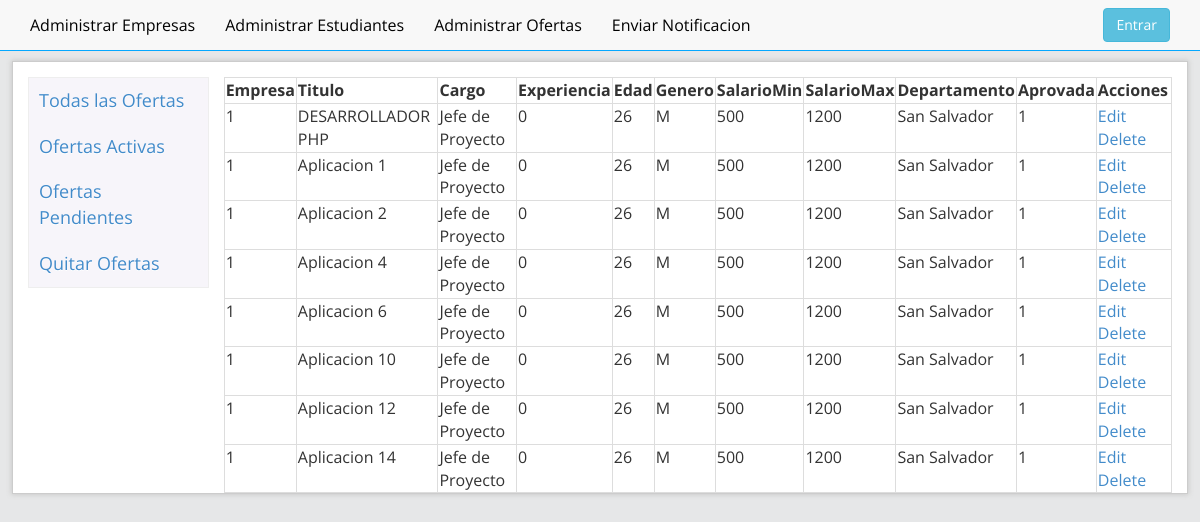
Page /admin/ofertas.php?id=activas on the earlier database version.
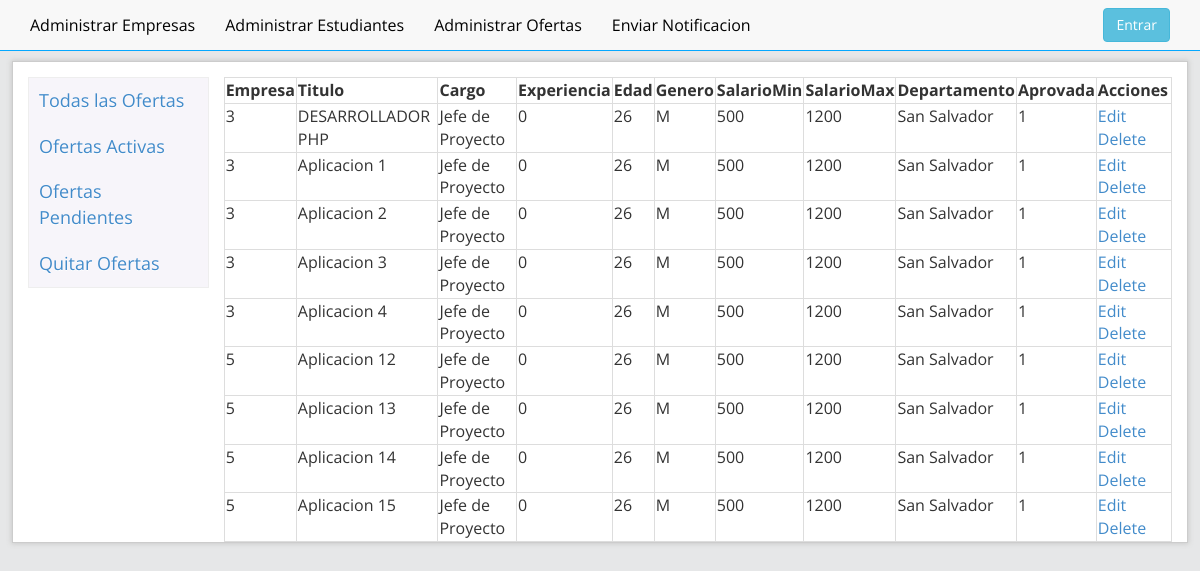
Same page on the later database version.
### tables this page shows
CREATE TABLE `ofertas` (
  `cod_oferta` int(20) NOT NULL AUTO_INCREMENT,
  `cod_em` int(20) DEFAULT NULL,
  `titulo_of` varchar(120) DEFAULT NULL,
  `descripcion_of` varchar(250) DEFAULT NULL,
  `area_of` int(11) DEFAULT NULL,
  `cargo_of` varchar(20) DEFAULT NULL,
  `vacantes_of` int(11) DEFAULT NULL,
  `contratacion_of` varchar(20) DEFAULT NULL,
  `anoexp_ofetas` int(11) DEFAULT NULL,
  `edad` int(10) DEFAULT NULL,
  `genero_of` varchar(20) DEFAULT NULL,
  `vehiculo_ofetas` varchar(20) DEFAULT NULL,
  `salariomax_of` decimal(30,0) DEFAULT NULL,
  `salariomin_of` decimal(30,0) DEFAULT NULL,
  `departamento_of` varchar(20) DEFAULT NULL,
  `experiencia` varchar(20) DEFAULT NULL,
  `tituloen_of` varchar(20) DEFAULT NULL,
  `nivel_of` varchar(20) DEFAULT NULL,
  `disponible_of` int(1) DEFAULT '0',
  `aprovacion_of` int(1) DEFAULT '0',
  `fecha_of` datetime DEFAULT NULL,
  `fechaFin_of` datetime DEFAULT NULL,
  PRIMARY KEY (`cod_oferta`) USING BTREE,
  UNIQUE KEY `cod_oferta_UNIQUE` (`cod_oferta`)
);

### admin/ofertasActivas.php (the view, shortened to what this page needs)
<?
echo "<table class='table-bordered' >";
echo "<tr>";
echo "<td><b>Empresa</b></td>";
echo "<td><b>Titulo</b></td>";
echo "<td><b>Cargo</b></td>";
echo "<td><b>Experiencia</b></td>";
echo "<td><b>Edad</b></td>";
echo "<td><b>Genero</b></td>";
echo "<td><b>SalarioMin</b></td>";
echo "<td><b>SalarioMax</b></td>";
echo "<td><b>Departamento</b></td>";
echo "<td><b>Aprovada</b></td>";
echo "<td><b>Acciones</b></td>";
echo "</tr>";
$result = mysql_query("SELECT * FROM `ofertas` where aprovacion_of=1") or trigger_error(mysql_error());
while ($row = mysql_fetch_array($result)) {
    foreach ($row AS $key => $value) {
        $row[$key] = stripslashes($value);
    }
    echo "<tr>";
    echo "<td valign='top'>" . nl2br($row['cod_em']) . "</td>";
    echo "<td valign='top'>" . nl2br($row['titulo_of']) . "</td>";
    echo "<td valign='top'>" . nl2br($row['cargo_of']) . "</td>";
    echo "<td valign='top'>" . nl2br($row['anoexp_ofetas']) . "</td>";
    echo "<td valign='top'>" . nl2br($row['edad']) . "</td>";
    echo "<td valign='top'>" . nl2br($row['genero_of']) . "</td>";
    echo "<td valign='top'>" . nl2br($row['salariomax_of']) . "</td>";
    echo "<td valign='top'>" . nl2br($row['salariomin_of']) . "</td>";
    echo "<td valign='top'>" . nl2br($row['departamento_of']) . "</td>";
    echo "<td valign='top'>" . nl2br($row['aprovacion_of']) . "</td>";
    echo "<td valign='top'><a href=edit.php?id={$row['id']}>Edit</a> <a href=delete.php?id={$row['id']}>Delete</a></td> ";
    echo "</tr>";
}
echo "</table>";
?>

Differences in the rows shown:
no longer on this page (row edited): ofertas: cod_em "1", titulo_of "Aplicacion 6", cargo_of "Jefe de Proyecto", anoexp_ofetas "0", edad "26", genero_of "M", salariomax_of "500", salariomin_of "1200", departamento_of "San Salvador", aprovacion_of "1"
no longer on this page (row edited): ofertas: cod_em "1", titulo_of "Aplicacion 10", cargo_of "Jefe de Proyecto", anoexp_ofetas "0", edad "26", genero_of "M", salariomax_of "500", salariomin_of "1200", departamento_of "San Salvador", aprovacion_of "1"
changed ofertas "DESARROLLADOR PHP": cod_em "1" → "3"
changed ofertas "Aplicacion 1": cod_em "1" → "3"
changed ofertas "Aplicacion 2": cod_em "1" → "3"
now on this page (row edited): ofertas: cod_em "3", titulo_of "Aplicacion 3", cargo_of "Jefe de Proyecto", anoexp_ofetas "0", edad "26", genero_of "M", salariomax_of "500", salariomin_of "1200", departamento_of "San Salvador", aprovacion_of "1"
changed ofertas "Aplicacion 4": cod_em "1" → "3"
changed ofertas "Aplicacion 12": cod_em "1" → "5"
now on this page (row edited): ofertas: cod_em "5", titulo_of "Aplicacion 13", cargo_of "Jefe de Proyecto", anoexp_ofetas "0", edad "26", genero_of "M", salariomax_of "500", salariomin_of "1200", departamento_of "San Salvador", aprovacion_of "1"
changed ofertas "Aplicacion 14": cod_em "1" → "5"
now on this page (row edited): ofertas: cod_em "5", titulo_of "Aplicacion 15", cargo_of "Jefe de Proyecto", anoexp_ofetas "0", edad "26", genero_of "M", salariomax_of "500", salariomin_of "1200", departamento_of "San Salvador", aprovacion_of "1"
